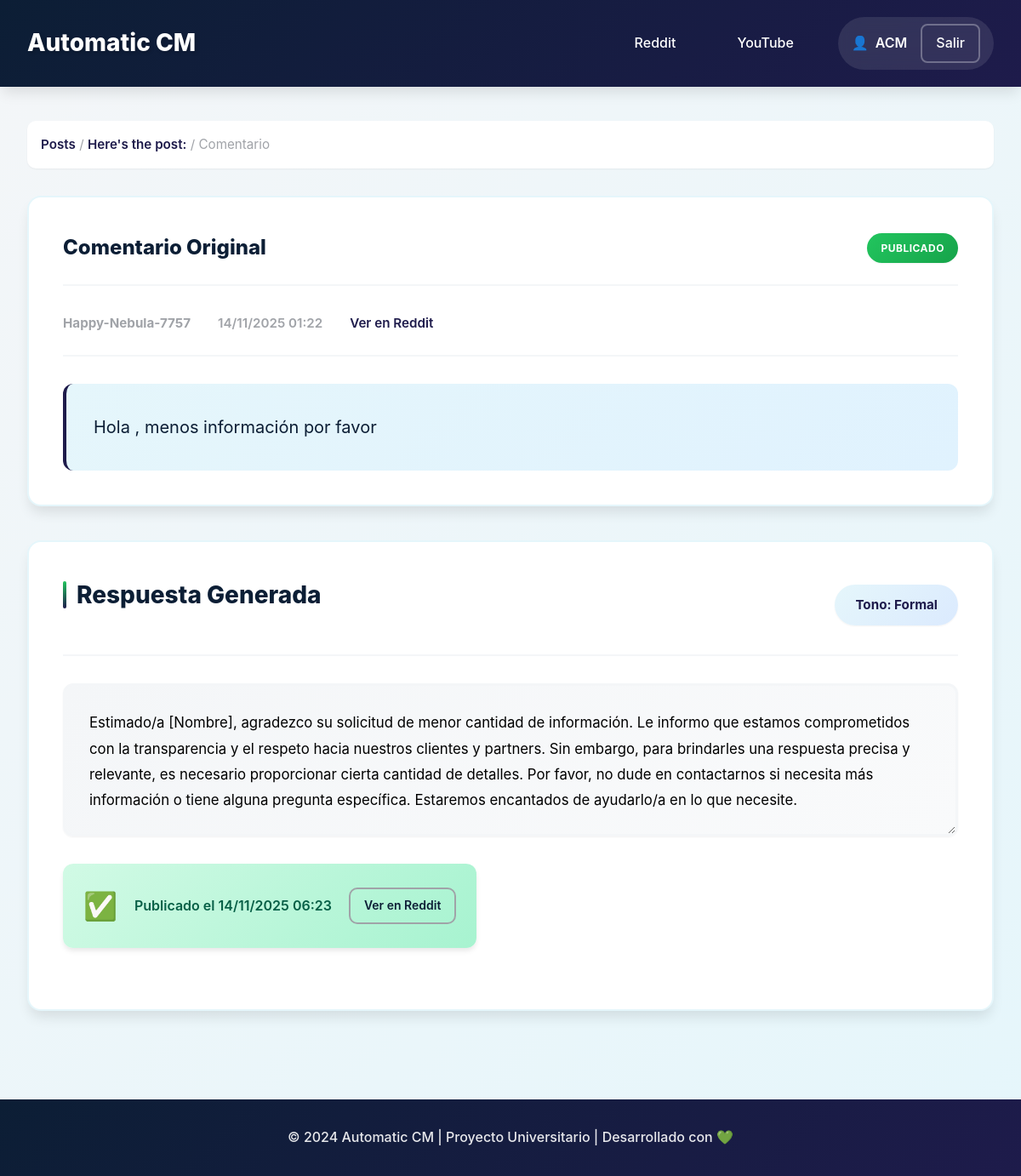
The page /dashboard/reddit/comment/nornncc/ (signed in) on the database its author committed.
### dashboard/models.py (models this page shows, shortened)
class Comment(models.Model):
    post = models.ForeignKey(RedditPost, on_delete=models.CASCADE, related_name='comments')
    comment_id = models.CharField(max_length=100, unique=True)
    author = models.CharField(max_length=100)
    content = models.TextField()
    permalink = models.URLField()
    parent_id = models.CharField(max_length=100, null=True, blank=True)
    created_at = models.DateTimeField()
    fetched_at = models.DateTimeField(auto_now_add=True)
    class Meta:
        ordering = ['-created_at']
        verbose_name = 'Comment'
        verbose_name_plural = 'Comments'
    @property
    def status_badge(self):
        try:
            if self.response.status == 'published':
                return {'text': 'Publicado', 'class': 'status-published'}
            elif self.response.status == 'pending':
                return {'text': 'Pendiente', 'class': 'status-pending'}
            elif self.response.status == 'rejected':
                return {'text': 'Rechazado', 'class': 'status-rejected'}
        except Response.DoesNotExist:
            return {'text': 'Nuevo', 'class': 'status-new'}

class RedditPost(models.Model):
    user = models.ForeignKey(User, on_delete=models.CASCADE, related_name='reddit_posts')
    post_id = models.CharField(max_length=100, unique=True)
    title = models.TextField()
    url = models.URLField()
    permalink = models.URLField()
    subreddit = models.CharField(max_length=100)
    author = models.CharField(max_length=100)
    created_at = models.DateTimeField()
    last_checked = models.DateTimeField(auto_now=True)
    is_active = models.BooleanField(default=True)
    is_own_post = models.BooleanField(default=False)  # Para identificar posts creados por la app
    image = models.ImageField(upload_to='reddit_images/', null=True, blank=True)  # Para imágenes
    class Meta:
        ordering = ['-created_at']
        verbose_name = 'Reddit Post'
        verbose_name_plural = 'Reddit Posts'

class Response(models.Model):
    class Status(models.TextChoices):
        PENDING = 'pending', 'Pendiente'
        PUBLISHED = 'published', 'Publicado'
        REJECTED = 'rejected', 'Rechazado'
    class Tone(models.TextChoices):
        FORMAL = 'formal', 'Formal'
        FRIENDLY = 'friendly', 'Amigable'
        INFORMATIVE = 'informative', 'Informativo'
    comment = models.OneToOneField(Comment, on_delete=models.CASCADE, related_name='response')
    generated_text = models.TextField()
    tone = models.CharField(max_length=20, choices=Tone.choices)
    status = models.CharField(max_length=20, choices=Status.choices, default=Status.PENDING)
    edited_text = models.TextField(null=True, blank=True)
    created_at = models.DateTimeField(auto_now_add=True)
    published_at = models.DateTimeField(null=True, blank=True)
    reddit_reply_id = models.CharField(max_length=100, null=True, blank=True)
    class Meta:
        ordering = ['-created_at']
        verbose_name = 'Response'
        verbose_name_plural = 'Responses'
    @property
    def final_text(self):
        return self.edited_text if self.edited_text else self.generated_text

### dashboard/views.py (the view)
# urls.py: path('reddit/comment/<str:comment_id>/', views.comment_detail, name='comment_detail'),
@login_required
def comment_detail(request, comment_id):
    comment = get_object_or_404(Comment, comment_id=comment_id)
    if comment.post.user != request.user:
        messages.error(request, 'No tienes permiso para ver este comentario')
        return redirect('reddit_manager')
    try:
        response = comment.response
    except Response.DoesNotExist:
        response = None
    context = {
        'comment': comment,
        'response': response,
        'available_tones': ['formal', 'friendly', 'informative']
    }
    return render(request, 'dashboard/comment_detail.html', context)

### dashboard/templates/dashboard/comment_detail.html (shortened to what this page needs)
{% extends 'dashboard/base.html' %}
{% block content %}
<div class="comment-detail-view">
    <nav class="breadcrumb">
        <a href="{% url 'reddit_manager' %}">Posts</a> /
        <a href="{% url 'post_detail' comment.post.post_id %}">{{ comment.post.title|truncatewords:5 }}</a> /
        <span>Comentario</span>
    </nav>
    <div class="comment-display-card">
        <div class="card-header">
            <h3>Comentario Original</h3>
            <span class="status-badge {{ comment.status_badge.class }}">
                {{ comment.status_badge.text }}
            </span>
        </div>
        <div class="comment-info">
            <span class="info-item">
                <strong>{{ comment.author }}</strong>
            </span>
            <span class="info-item">
                {{ comment.created_at|date:"d/m/Y H:i" }}
            </span>
            <a href="{{ comment.permalink }}" target="_blank" class="info-item link">
                Ver en Reddit
            </a>
        </div>
        <div class="comment-text">
            {{ comment.content }}
        </div>
    </div>
    {% if response and response.status != 'rejected' %}
    <div class="response-section">
        <div class="section-header">
            <h3 class="section-title">Respuesta Generada</h3>
            <span class="tone-badge">Tono: {{ response.get_tone_display }}</span>
        </div>
        <div class="response-card">
            <textarea
                id="responseText"
                class="response-textarea"
                {% if response.status == 'published' %}readonly{% endif %}
            >{{ response.final_text }}</textarea>
            <div class="response-actions">
                {% if response.status == 'pending' %}
                    <button onclick="updateResponse()" class="btn btn-secondary" id="updateBtn">
                        <span>Guardar Edición</span>
                    </button>
                    <button onclick="regenerateResponse()" class="btn btn-outline">
                        <span>Regenerar</span>
                    </button>
                    <button onclick="publishResponse()" class="btn btn-primary" id="publishBtn">
                        <span>Publicar en Reddit</span>
                    </button>
                    <button onclick="rejectResponse()" class="btn btn-danger">
                        <span>Descartar</span>
                    </button>
                {% elif response.status == 'published' %}
                    <div class="published-info">
                        <span class="success-icon">✅</span>
                        <span>Publicado el {{ response.published_at|date:"d/m/Y H:i" }}</span>
                        <a href="{{ comment.permalink }}" target="_blank" class="btn btn-outline btn-sm">
                            <span>Ver en Reddit</span>
                        </a>
                    </div>
                {% endif %}
            </div>
        </div>
    </div>
    {% endif %}
</div>
{% endblock %}

### dashboard/templates/dashboard/base.html (shortened to what this page needs)
<!DOCTYPE html>
<html lang="es">
<head>
    {% load static %}
    <link rel="stylesheet" href="{% static 'dashboard/css/styles.css' %}">
</head>
<body>
    <header class="header">
        <div class="container">
            <div class="header-content">
                <h1 class="logo">Automatic CM</h1>
                <nav class="nav">
                    <a href="{% url 'reddit_manager' %}" class="nav-link">
                        Reddit
                    </a>
                    <a href="{% url 'youtube_manager' %}" class="nav-link">
                        YouTube
                    </a>
                    <div class="user-info">
                        <span class="username">{{ user.username }}</span>
                        <a href="{% url 'admin:logout' %}?next={% url 'reddit_manager' %}" class="btn-logout">
                            Salir
                        </a>
                    </div>
                </nav>
            </div>
        </div>
    </header>
    <main class="main-content">
        <div class="container">
            {% block content %}
            {% endblock %}
        </div>
    </main>
    <footer class="footer">
        <div class="container">
            <p>© 2024 Automatic CM | Proyecto Universitario | Desarrollado con 💚</p>
        </div>
    </footer>
</body>
</html>

### rows shown on the page
Comment: post "Here's the post:", status_badge.text "PUBLICADO", author "Happy-Nebula-7757", created_at "14/11/2025 01:22", content "Hola , menos información por favor"
Response: tone "Formal", status+edited_text+generated_text "Estimado/a [Nombre], agradezco su solicitud de menor cantidad de información. Le informo que estamos comprometidos con la transparencia y el respeto hacia nuestros clientes y partners. Sin embargo, para brindarles una respuesta precisa y relevante, es necesario proporcionar cierta cantidad de detalles. Por favor, no dude en contactarnos si necesita más información o tiene alguna pregunta específica. Estaremos encantados de ayudarlo/a en lo que necesite.", published_at "14/11/2025 06:23"

### other values the page prints
{{ user.username }} "ACM"
